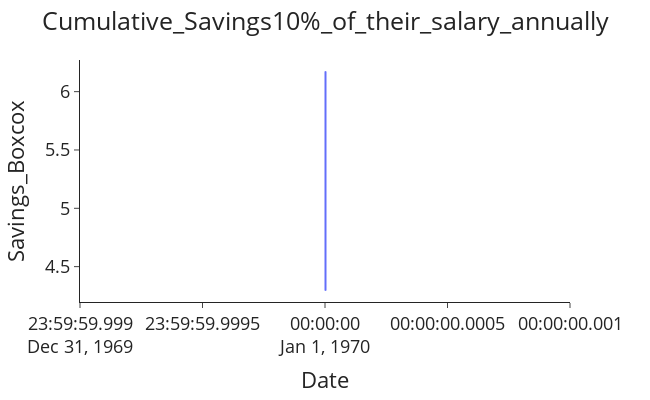

The code cell stored with this chart in its notebook:
### Code cell
# Import packages 
from scipy.stats import boxcox
data['Cumulative_Savings10%_of_their_salary_annually'] = data['Cumulative_Savings10%_of_their_salary_annually'].apply(lambda x: x if x > 0 else x + 1)

# Make the target variance stationary
data['Savings_Boxcox'], lam = boxcox(data['Cumulative_Savings10%_of_their_salary_annually'])

# Plot the box-cox data
plot_savings_volumes(df=data, y='Savings_Boxcox')

### Figure 1 — Plotly figure (JSON) as saved in the notebook; plotly's stock layout.template omitted (floating-point values rounded to 4 significant figures; data arrays with more than 128 entries replaced by an {"elided": "..."} marker saying what was removed)
{"data": [{"hovertemplate": "Date=%{x}<br>Savings_Boxcox=%{y}<extra></extra>", "legendgroup": "", "line": {"color": "#636efa", "dash": "solid"}, "marker": {"symbol": "circle"}, "mode": "lines", "name": "", "showlegend": false, "type": "scattergl", "x": {"elided": "1943 str values"}, "xaxis": "x", "y": {"elided": "1943 float values"}, "yaxis": "y"}], "layout": {"font": {"size": 18}, "height": 400, "legend": {"tracegroupgap": 0}, "margin": {"t": 60}, "title": {"text": "Cumulative_Savings10%_of_their_salary_annually", "x": 0.5}, "width": 650, "xaxis": {"anchor": "y", "autorange": true, "domain": [0, 1], "range": ["1969-12-31 23:59:59.999", "1970-01-01 00:00:00.001"], "title": {"text": "Date"}, "type": "date"}, "yaxis": {"anchor": "x", "autorange": true, "domain": [0, 1], "range": [4.197, 6.271], "title": {"text": "Savings_Boxcox"}, "type": "linear"}}}
